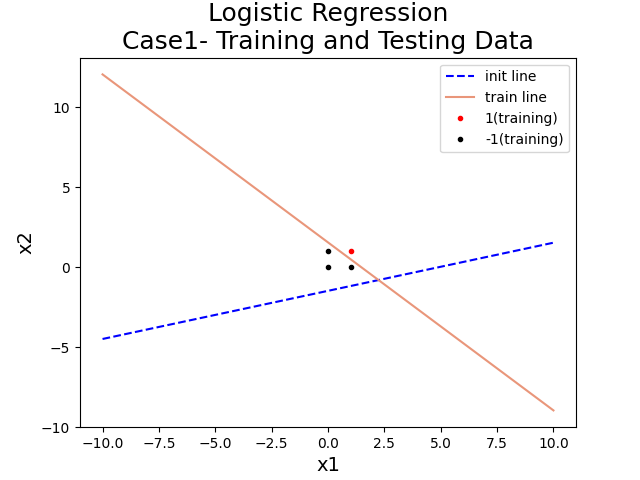

Here is the Python script that generated this plot:
import numpy as np  # import numpy # ndarray會用到
import matplotlib.pyplot as plt #畫圖會用到
import random


#testing case 
Case1_Data = np.array([(
(1, 0, 0), 0), 
((1, 0, 1), 0), 
((1, 1, 0), 0), 
((1, 1, 1), 1)],dtype=object)

#隨機產生W
W = np.random.randn(3)

#### Logistic Regression
# Stochastic version
def cross_entropy_error(j): #傳入x0 x1 x2 y
	temp = -(j[1] * np.log(sigmoid(j[0])) + (1 - j[1]) * np.log(1-sigmoid(j[0]))) #-(yln(yhead)+(1-y)ln(1-yhead))
	if temp >= 0.5:
		return 1 #錯誤率太高 要重做
	else:
		return 0

def sigmoid(z): #傳入x0 x1 x2
	global W
	temp2 = np.dot(W, z)
	return 1 / (1+np.exp(-temp2))

def original_error_function(j):#傳入x0 x1 x2 y
	return np.power(sigmoid(j[0]), j[1]) * np.power((1-sigmoid(j[0])), (1-j[1]))

#畫initial line
x = np.linspace(-10, 10, 100) # x的範圍是-10~10間 共100個點
y = (-W[0]-W[1]* x) / W[2] # 各個x對應的y的值
initial_line, = plt.plot(x,y, color='blue', linestyle='--')

eta = 0.1 #learning rate
epoch = 0; #世代數
tau = 0.9
sum_sqerror = 0
while (sum_sqerror / len(Case1_Data)) < tau and epoch < 10000:
	sum_sqerror = 0
	for i in Case1_Data: # Case1_Data每個都做一遍
		sum_sqerror += original_error_function(i)
		W = W + eta * np.dot((i[1]-sigmoid(i[0])), i[0]) # 調整W
			
	epoch += 1
	print("W: \n", W)
	print("epoch: ", epoch)
print("The adjusted value of w0, w1, w2 is: \n", W)
print("The epoch is: ", epoch)


####畫圖
#x,y軸範圍
#plt.xlim([-20, 20])
#plt.ylim([-20, 20])
plt.title("Logistic Regression\nCase1- Training and Testing Data", fontsize=18)
plt.xlabel("x1", fontsize=14)
plt.ylabel("x2", fontsize=14)
# 印出所有的點
for i in Case1_Data:
	if i[1] == 1:
		red_dot, = plt.plot(i[0][1], i[0][2],  'r.') # 紅色的點點
	else:
		black_dot, = plt.plot(i[0][1], i[0][2], 'k.') # 黑色的點點

# 畫線
x = np.linspace(-10, 10, 100) # x的範圍是-10~10間 共100個點
y = (-W[0]-W[1]* x) / W[2] # 各個x對應的y的值
finished_line, = plt.plot(x,y, color='darksalmon')

plt.legend(handles=[initial_line, finished_line, red_dot, black_dot], labels = ['init line', 'train line', '1(training)', '-1(training)'], loc='best')

plt.show() # 顯示圖表
